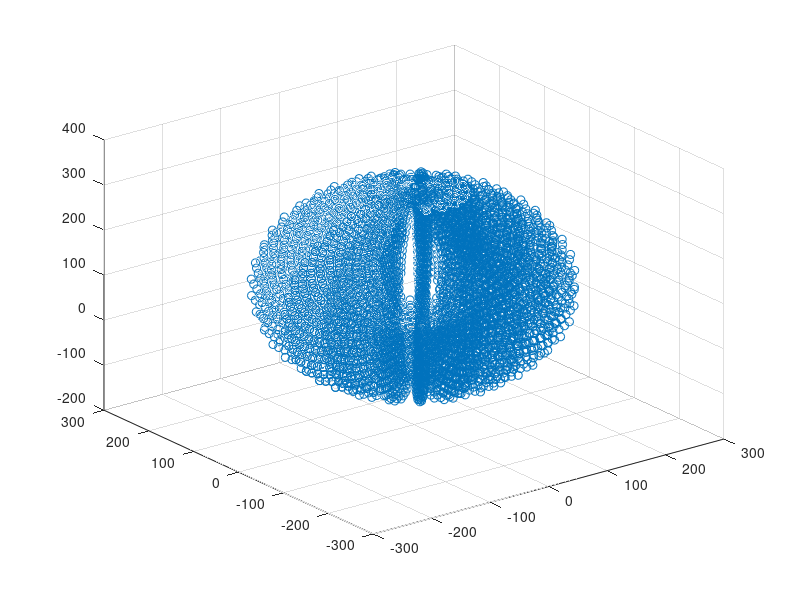

This figure's MATLAB source: (Note: this script raises an error after producing the figure.)
clc
clear
q1i=180;
q1f=-180;
q2i=-45;
q2f=135;
q3i=-135;
q3f=-45;
q1 = deg2rad(linspace(q1i,q1f,20));
q2 = deg2rad(linspace(q2i,q2f,20));
q3 = deg2rad(linspace(q3i,q3f,20));
l1 = 106;
l2 = 98.7;
l3 = 140.25;
a=1;
for i=1:length(q1)
    for j=1:length(q2)
        for k=1:length(q3)

        x(a,1) =  l3*cos(q2(j)+q3(k))*cos(q1(i)) + l2*cos(q1(i))*cos(q2(j));

        y(a,1) = l3*cos(q2(j)+q3(k))*sin(q1(i) ) + l2*sin(q1(i))*cos(q2(j));

        z(a,1) = l3*sin(q2(j)+q3(k)) + l2*sin(q2(j)) + l1;
        a=a+1;
        end
    end
end
scatter3(x,y,z)
xyz=[x,y,z];
B = unique(round(xyz,4),'rows');
if length(xyz)==length(B)
    singularity=0 %there is no singularity
else
    singularity=length(xyz)-length(B) %there are singularity at infinity point. this number shows number of singularity for pre-defined angles
end
clear q1 q2 q3
syms q1 q2 q3
J=str2sym('[- l3*cos(q2 + q3)*sin(q1) - l2*cos(q2)*sin(q1),- l3*sin(q2 + q3)*cos(q1) - l2*cos(q1)*sin(q2),-l3*sin(q2 + q3)*cos(q1); l3*cos(q2 + q3)*cos(q1) + l2*cos(q1)*cos(q2),- l3*sin(q2 + q3)*sin(q1) - l2*sin(q1)*sin(q2),-l3*sin(q2 + q3)*sin(q1);0,l3*cos(q2 + q3) + l2*cos(q2),l3*cos(q2 + q3)]');
M=inv(J*transpose(J));
q1i=150;
q1f=-150;
q2i=-45;
q2f=125;
q3i=-125;
q3f=-45;
q1l = deg2rad(linspace(q1i,q1f,3));
q2l = deg2rad(linspace(q2i,q2f,3));
q3l = deg2rad(linspace(q3i,q3f,3));
a=1;
for i=1:length(q1l)
    for j=1:length(q2l)
        for k=1:length(q3l)
            q1=q1l(i);
            q2=q2l(j);
            q3=q3l(k);
            Man(a,:)=eig(eval(M));
            thet=eig(eval(M)).*[1 0 0]';
            theta(a)=acos(thet(1));
            a=a+1;
        end
    end
end
for i=1:length(Man);
    ra(i)=min(Man(i,:));
    rb(i)=max(Man(i,:));
end
% figure
% hold
% for i=1:length(ra)
% [x, y, z] = ellipsoid(0,0,0,ra(i),rb(i),0,30);
% aa(:,:,i)=x;
% ab(:,:,i)=y;
% ac(:,:,i)=z;
% S=surfl(x,y,z)
% 
% end
clear x y z
w=1;
t=linspace(1,100,1000);
k=zeros(1,length(t));
l=k;
for i=1:length(ra)
k(i,:)=ra(i)*sin(w*t);
l(i,:)=rb(i)*cos(w*t);
plot(k(i,:),l(i,:))
hold on
end


